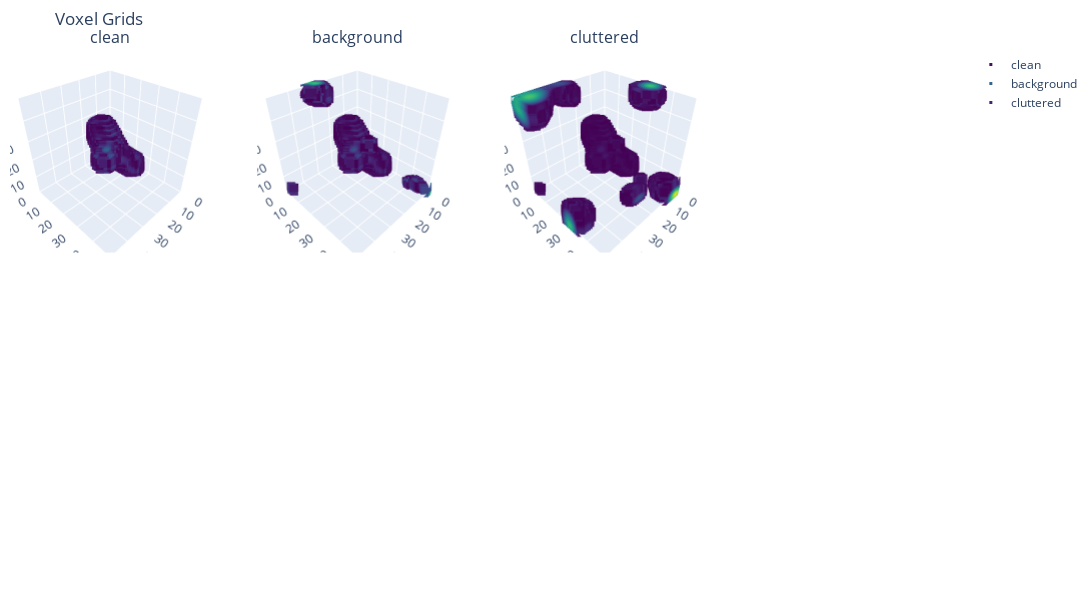

This figure's notebook cell:
### Code cell
clean = np.load("v_clean.npy")
background = np.load("v_background.npy")
cluttered = np.load("v_cluttered.npy")

voxel_pairs = [
    ("clean", clean),
    ("background", background),
    ('cluttered', cluttered)
]
compare_append, compare_table = compare_deferred(metrics)

compare_append(f"Clean to background", [clean, background])
compare_append(f"Clean to cluttered", [clean, cluttered])

compare_table()


voxel_names, voxel_data = zip(*voxel_pairs)
plot_voxels_side_by_side(voxel_data, voxel_names, 2, 4)

### Figure 1 — Plotly figure (JSON) as saved in the notebook; plotly's stock layout.template omitted (floating-point values rounded to 4 significant figures; data arrays with more than 128 entries replaced by an {"elided": "..."} marker saying what was removed)
{"data": [{"marker": {"color": {"elided": "5104 float values"}, "colorscale": [[0, "#440154"], [0.1111, "#482878"], [0.2222, "#3e4989"], [0.3333, "#31688e"], [0.4444, "#26828e"], [0.5556, "#1f9e89"], [0.6667, "#35b779"], [0.7778, "#6ece58"], [0.8889, "#b5de2b"], [1, "#fde725"]], "showscale": false, "size": 3, "symbol": "square"}, "mode": "markers", "name": "clean", "scene": "scene", "type": "scatter3d", "x": {"elided": "5104 int values"}, "y": {"elided": "5104 int values"}, "z": {"elided": "5104 int values"}}, {"marker": {"color": {"elided": "5755 float values"}, "colorscale": [[0, "#440154"], [0.1111, "#482878"], [0.2222, "#3e4989"], [0.3333, "#31688e"], [0.4444, "#26828e"], [0.5556, "#1f9e89"], [0.6667, "#35b779"], [0.7778, "#6ece58"], [0.8889, "#b5de2b"], [1, "#fde725"]], "showscale": false, "size": 3, "symbol": "square"}, "mode": "markers", "name": "background", "scene": "scene2", "type": "scatter3d", "x": {"elided": "5755 int values"}, "y": {"elided": "5755 int values"}, "z": {"elided": "5755 int values"}}, {"marker": {"color": {"elided": "9466 float values"}, "colorscale": [[0, "#440154"], [0.1111, "#482878"], [0.2222, "#3e4989"], [0.3333, "#31688e"], [0.4444, "#26828e"], [0.5556, "#1f9e89"], [0.6667, "#35b779"], [0.7778, "#6ece58"], [0.8889, "#b5de2b"], [1, "#fde725"]], "showscale": false, "size": 3, "symbol": "square"}, "mode": "markers", "name": "cluttered", "scene": "scene3", "type": "scatter3d", "x": {"elided": "9466 int values"}, "y": {"elided": "9466 int values"}, "z": {"elided": "9466 int values"}}], "layout": {"annotations": [{"font": {"size": 16}, "showarrow": false, "text": "clean", "x": 0.1062, "xanchor": "center", "xref": "paper", "y": 1, "yanchor": "bottom", "yref": "paper"}, {"font": {"size": 16}, "showarrow": false, "text": "background", "x": 0.3688, "xanchor": "center", "xref": "paper", "y": 1, "yanchor": "bottom", "yref": "paper"}, {"font": {"size": 16}, "showarrow": false, "text": "cluttered", "x": 0.6313, "xanchor": "center", "xref": "paper", "y": 1, "yanchor": "bottom", "yref": "paper"}], "height": 600, "margin": {"b": 10, "l": 10, "r": 10, "t": 50}, "scene": {"aspectmode": "cube", "aspectratio": {"x": 1, "y": 1, "z": 1}, "domain": {"x": [0, 0.2125], "y": [0.625, 1]}, "xaxis": {"range": [0, 50], "title": {"text": "X"}}, "yaxis": {"range": [0, 50], "title": {"text": "Y"}}, "zaxis": {"range": [0, 50], "title": {"text": "Z"}}}, "scene2": {"aspectmode": "cube", "aspectratio": {"x": 1, "y": 1, "z": 1}, "domain": {"x": [0.2625, 0.475], "y": [0.625, 1]}, "xaxis": {"range": [0, 50], "title": {"text": "X"}}, "yaxis": {"range": [0, 50], "title": {"text": "Y"}}, "zaxis": {"range": [0, 50], "title": {"text": "Z"}}}, "scene3": {"aspectmode": "cube", "aspectratio": {"x": 1, "y": 1, "z": 1}, "domain": {"x": [0.525, 0.7375], "y": [0.625, 1]}, "xaxis": {"range": [0, 50], "title": {"text": "X"}}, "yaxis": {"range": [0, 50], "title": {"text": "Y"}}, "zaxis": {"range": [0, 50], "title": {"text": "Z"}}}, "scene4": {"domain": {"x": [0.7875, 1], "y": [0.625, 1]}}, "scene5": {"domain": {"x": [0, 0.2125], "y": [0, 0.375]}}, "scene6": {"domain": {"x": [0.2625, 0.475], "y": [0, 0.375]}}, "scene7": {"domain": {"x": [0.525, 0.7375], "y": [0, 0.375]}}, "scene8": {"domain": {"x": [0.7875, 1], "y": [0, 0.375]}}, "title": {"text": "Voxel Grids"}, "width": 1600}}
